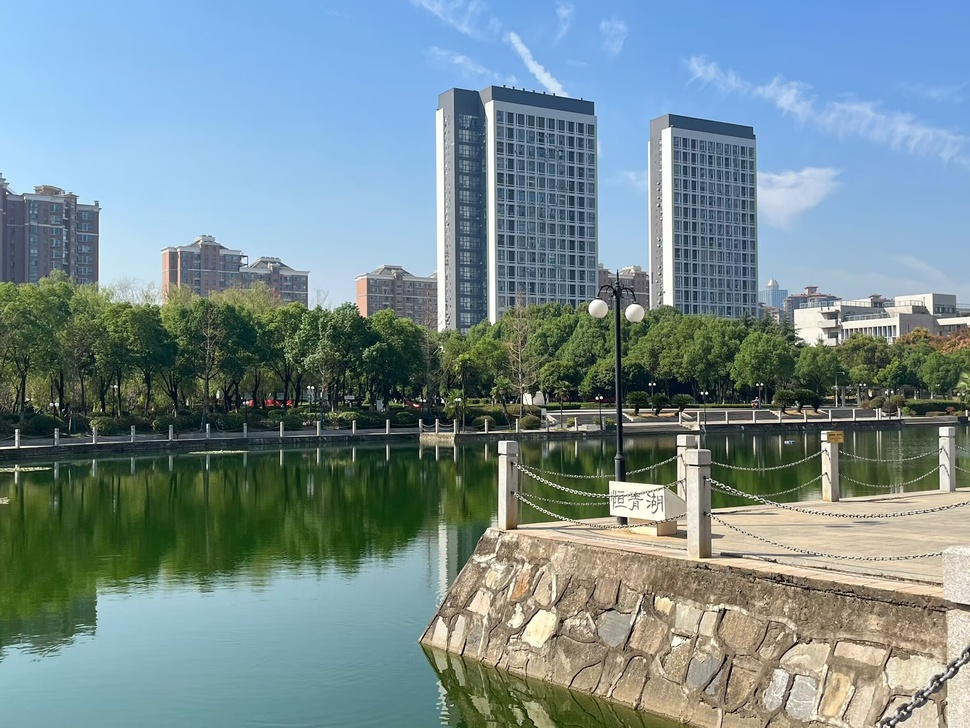
#> input picture 2.jpg, 970 x 728 px, shrunk from 2362 x 1772 before the run
$ python '二阶锐化.py'   (older library calls are emulated)
#> lines starting #> are read from the running program, lines starting #| are printed output that depends on the picture
import cv2
import numpy as np
import matplotlib.pyplot as plt

# 读取并转换图像为灰度图
image = cv2.imread('2.jpg')  # 替换为你的图片路径
#> image is the input picture: shape (728, 970, 3); mean B, G, R 143.4, 140, 118.7
gray_image = cv2.cvtColor(image, cv2.COLOR_BGR2GRAY)
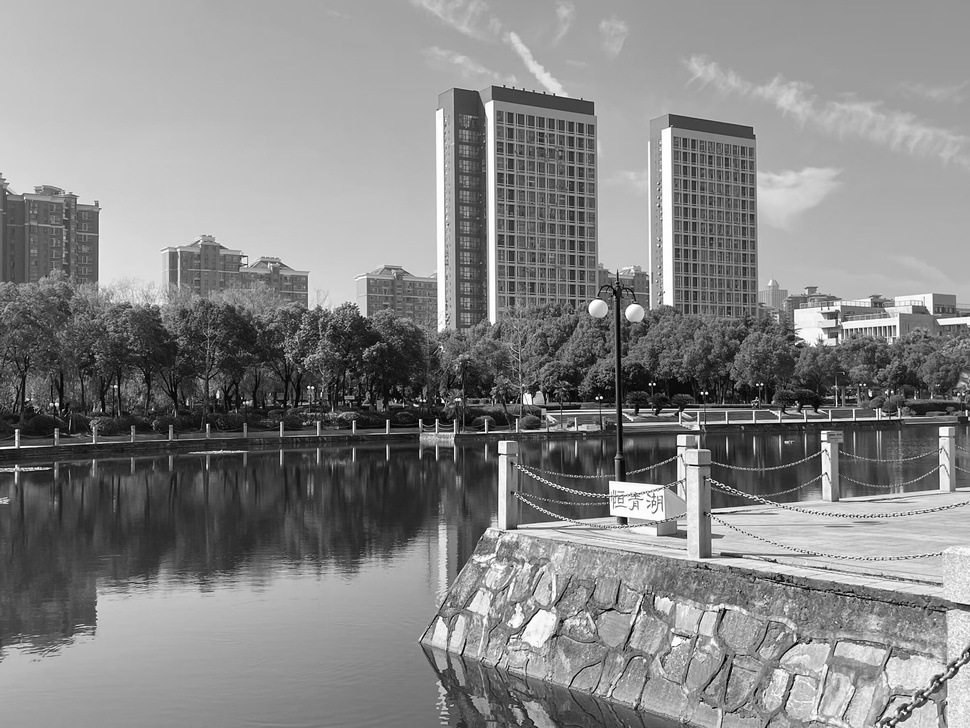
#> gray_image: shape (728, 970); min 0, max 255, mean 134

# 定义拉普拉斯算子（4邻域或8邻域都可以选择）
laplacian_operator_4 = np.array([[0, -1, 0], [-1, 4, -1], [0, -1, 0]], dtype=np.float32)
laplacian_operator_8 = np.array([[-1, -1, -1], [-1, 8, -1], [-1, -1, -1]], dtype=np.float32)

# 使用OpenCV中的Laplacian函数进行二阶锐化
laplacian = cv2.Laplacian(gray_image, cv2.CV_64F)
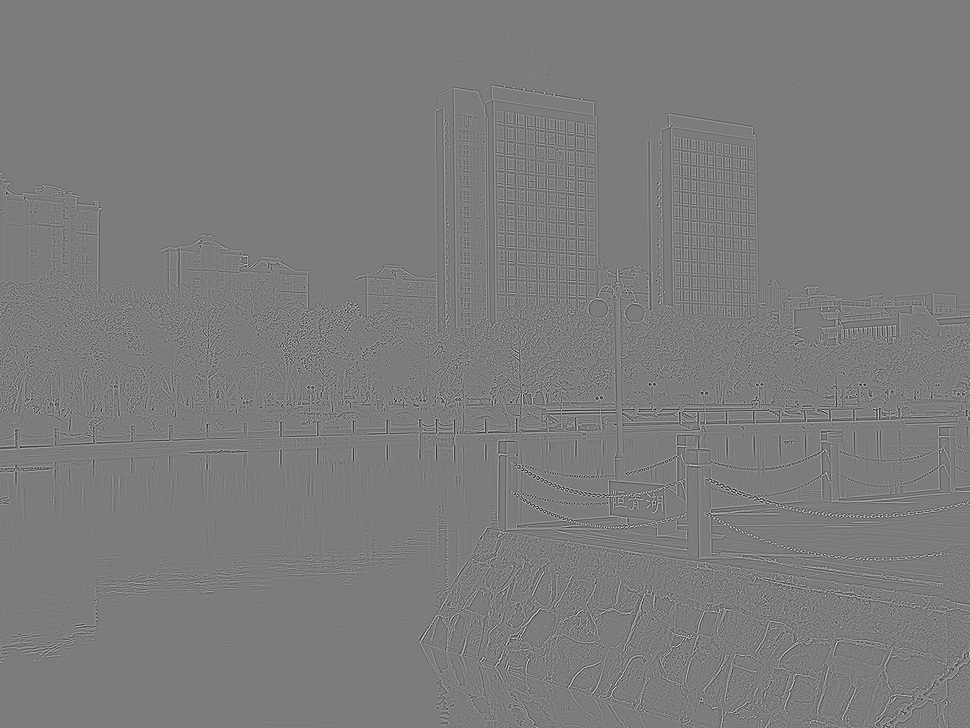
#> laplacian: shape (728, 970) float64; min -526, max 551, mean 0; drawn with min black and max white

# 绝对值取整并转换为8位无符号整数
laplacian = np.uint8(np.absolute(laplacian))
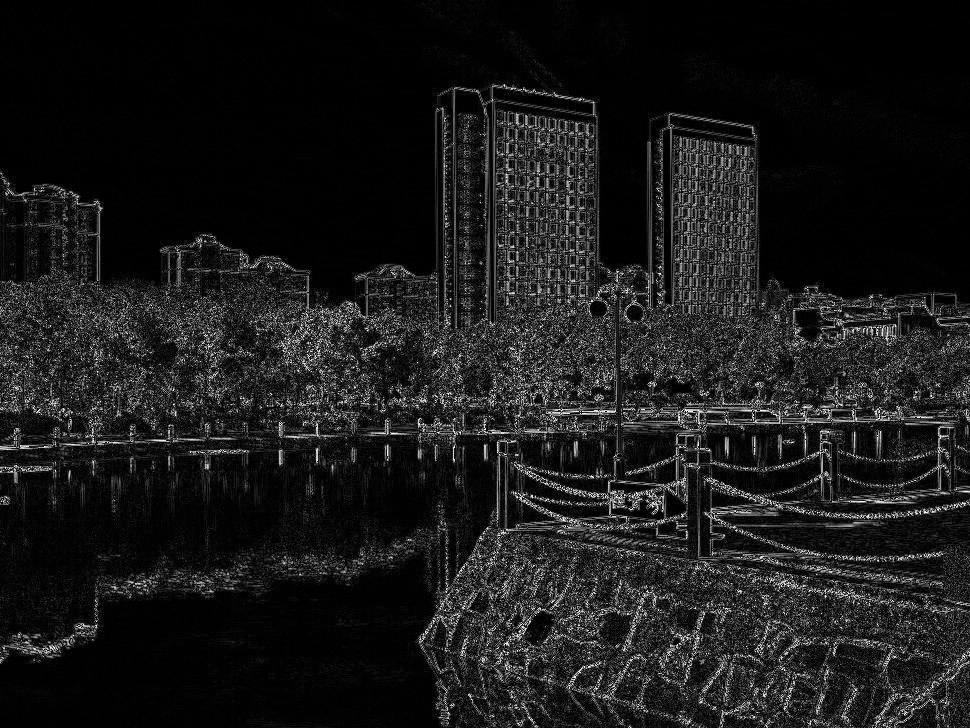
#> laplacian: shape (728, 970); min 0, max 255, mean 26.2

# 显示原图、算子以及锐化结果
plt.figure(figsize=(12, 6))

# 原始灰度图
plt.subplot(2, 3, 1)
plt.title('Original Image')
plt.imshow(gray_image, cmap='gray')
'''
# 拉普拉斯算子（4邻域）
plt.subplot(2, 3, 2)
plt.title('Laplacian Operator (4-neighborhood)')
plt.imshow(laplacian_operator_4, cmap='gray', interpolation='none')

# 拉普拉斯算子（8邻域）
plt.subplot(2, 3, 3)
plt.title('Laplacian Operator (8-neighborhood)')
plt.imshow(laplacian_operator_8, cmap='gray', interpolation='none')
'''
# 二阶锐化结果（拉普拉斯边缘检测）
plt.subplot(2, 3, 2)
plt.title('Laplacian Edge Detection')
plt.imshow(laplacian, cmap='gray')

plt.tight_layout()
plt.show()
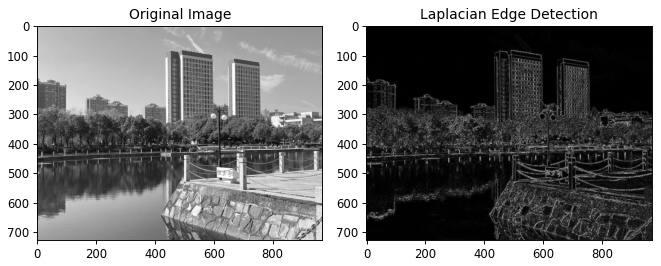
#> figure drawn by matplotlib, 2 panels

$ run again, with 1.jpg copied over 2.jpg
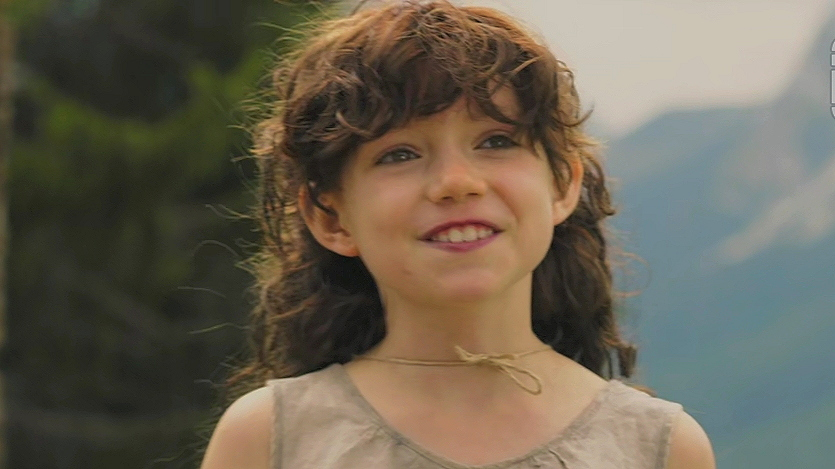
#> input picture 1.jpg, 835 x 469 px
#> image is the input picture: shape (469, 835, 3); mean B, G, R 83.5, 99, 107
#> `laplacian = np.uint8(np.absolute(laplacian))`:
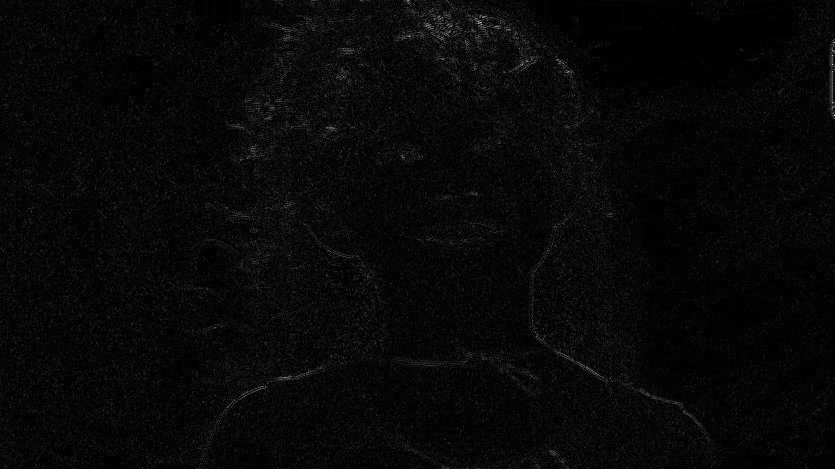
#> laplacian: shape (469, 835); min 0, max 215, mean 7.7
#> `plt.show()`:
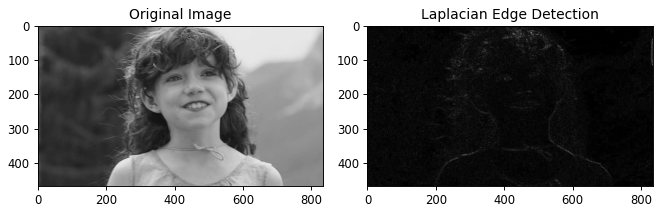
#> figure drawn by matplotlib, 2 panels

$ run again, with 3.png saved as 2.jpg
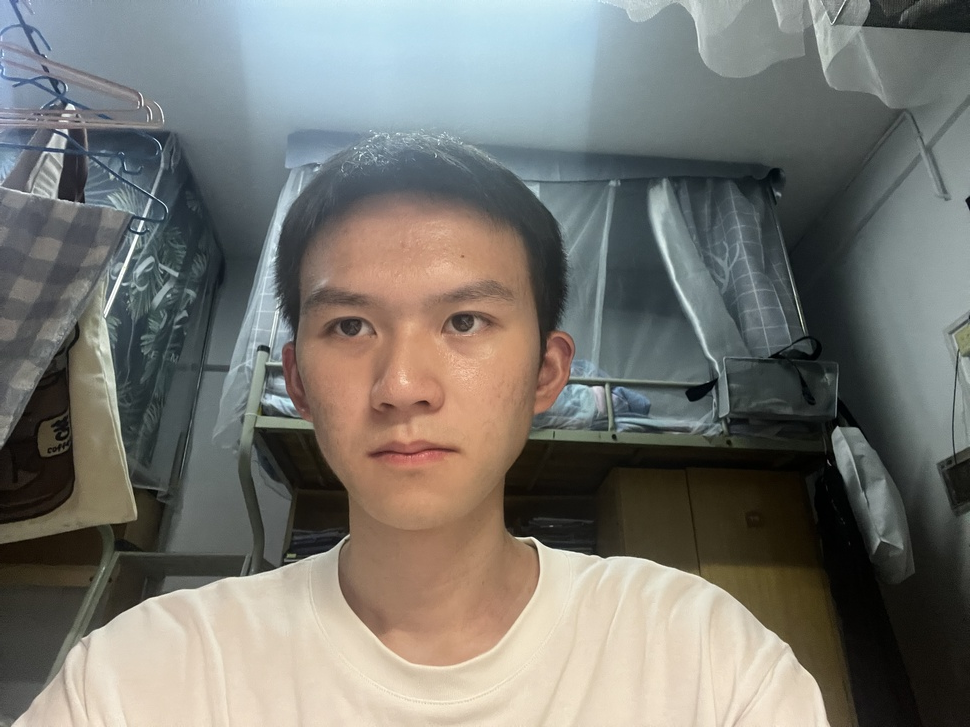
#> input picture 3.png, 970 x 727 px, shrunk from 4032 x 3024 before the run
#> image is the input picture: shape (727, 970, 3); mean B, G, R 113.4, 119, 119.8
#> `laplacian = np.uint8(np.absolute(laplacian))`:
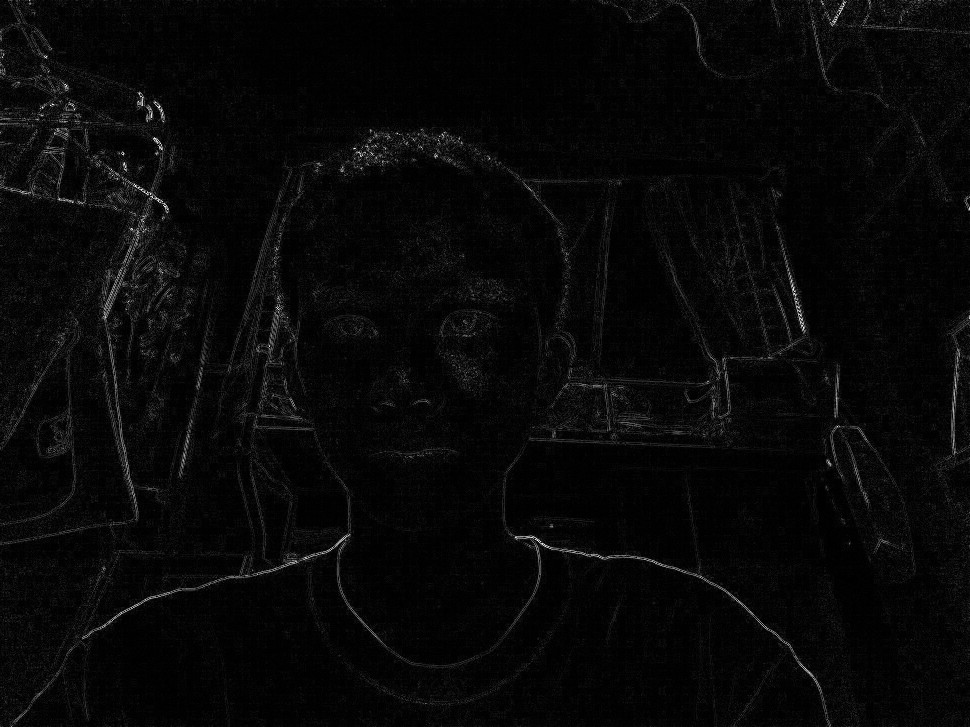
#> laplacian: shape (727, 970); min 0, max 255, mean 7.8
#> `plt.show()`:
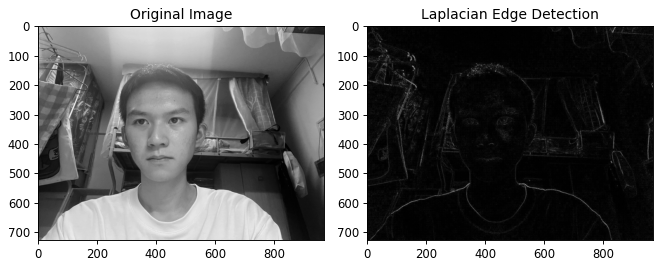
#> figure drawn by matplotlib, 2 panels
